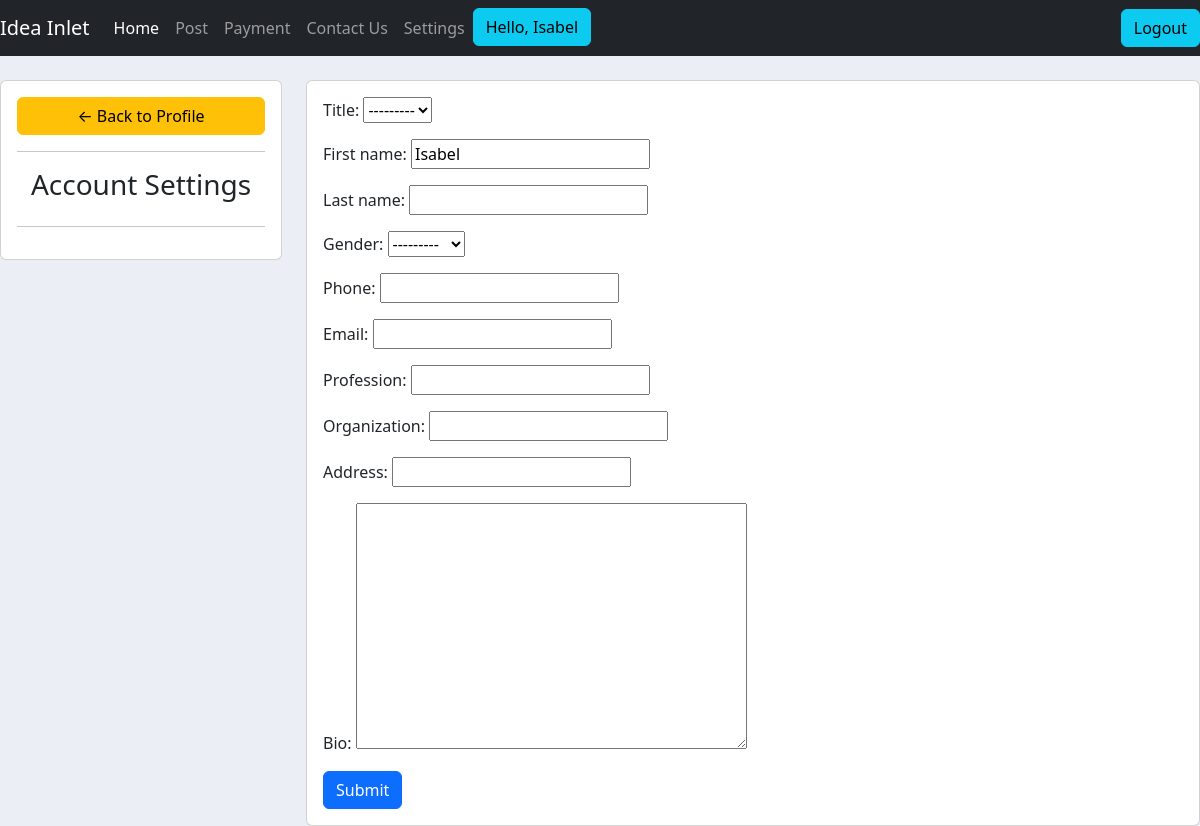
The page /account/ (signed in) on the database its author committed.
### abstract/models.py (models this page shows, shortened)
class Author(models.Model):
    TITLE = (
        ("Mr.", "Mr."),
        ("Mrs", "Mrs."),
        ("Dr.", "Dr."),
        ("Prof.", "Prof."),
    )
    GENDER = (
       ("Male", "Male"),
        ("Female", "Female"),
        ("Other", "Other"),
    )
    user = models.OneToOneField(User, null=True, on_delete=models.CASCADE)
    title = models.CharField(max_length=50, choices=TITLE)
    first_name = models.CharField(max_length=200, null=True)
    last_name = models.CharField(max_length=200, null=True)
    gender = models.CharField(max_length=50, choices=GENDER)
    phone = models.CharField(max_length=200, null=True)
    email = models.EmailField(max_length=200, null=True)
    profession = models.CharField(max_length=200, null=True)
    organization = models.CharField(max_length=200, null=True)
    address = models.CharField(max_length=300, null=True)
    bio = models.TextField(max_length=600, null=True, blank=True)
    date_created = models.DateTimeField(auto_now_add=True, null=True)

### abstract/decorators.py (the view)
        def wrapper_func(request, *args, **kwargs):
            group = None
            if request.user.groups.exists():
                group = request.user.groups.all()[0].name
            if group in allowed_roles:
                return  view_func(request, *args, **kwargs)
            else:
                return render(request, 'abstract/authorize.html')

### abstract/forms.py
class AuthorForm(ModelForm):
	class Meta:
		model = Author
		fields = '__all__'
		exclude = ['user']

### abstract/views.py (called while the page is built)
@login_required(login_url='login')
@allowed_users(allowed_roles=['author'])
def accountSettings(request):
    author = request.user.author
    form = AuthorForm(instance=author)
    if request.method == 'POST':
        form = AuthorForm(request.POST, instance=author)
        if form.is_valid():
            form.save()
            return redirect('/user')
    context = {'form': form}
    return render(request, 'abstract/account_settings.html', context)

### abstract/templates/abstract/account_settings.html (shortened to what this page needs)
{%  extends 'abstract/main.html' %}
{% load static %}
{% block content %}
<br>
<div class="row">
	<div class="col-md-3">
		<div class="card card-body">
			<a class="btn btn-warning" href="{% url 'user' %}"> &#8592; Back to Profile</a>
			<hr>
			<h3 style="text-align: center">Account Settings</h3>
			<hr>
		</div>
	</div>
	<div class="col-md-9">
		<div class="card card-body">
			<form method="POST" action="" >
				{{form.as_p}}
			<input class="btn btn-primary" type="submit" name="Update Information">
			</form>
		</div>
	</div>
</div>
{% endblock %}

### abstract/templates/abstract/navbar.html (shortened to what this page needs)
{% load static %}
<nav class="navbar navbar-expand-lg navbar-dark bg-dark">
  <a class="navbar-brand" href="{% url 'home' %}">Idea Inlet</a>
  <div class="collapse navbar-collapse" id="navbarNavAltMarkup">
    <ul class="navbar-nav">
        <a class="nav-item nav-link active" href="{% url 'home' %}">Home</a>
        <a class="nav-item nav-link" href="#">Post</a>
        <a class="nav-item nav-link" href="{% url 'place-order' %}">Payment</a>
        <a class="nav-item nav-link" href="{% url 'contact' %}">Contact Us</a>
      {% if not user.is_authenticated %}
        <a class="nav-item nav-link" href="{% url 'register' %}">Register</a>
        <a class="nav-item nav-link" href="{% url 'login' %}">Login</a>
      {% else %}
        {% if request.user.author %}
        <a class="nav-link" href="{% url 'account' %}">Settings</a>
        <span><a class="btn btn-info" href="{% url 'user' %}">Hello, {{request.user}} </a>
        </span>
        {% endif %}
      </ul>
    </div>
    <span><a class="btn btn-info" href="{% url 'logout' %}"> Logout</a>
      </span>
    {% endif %}
</nav>

### abstract/static/css/main.css (style rules this page uses)
body { background-color: #ebeff5; }

### rows shown on the page
Author: title "---------", first_name "Isabel", gender "---------"

### other values the page prints
{{ request.user }} "Isabel"
